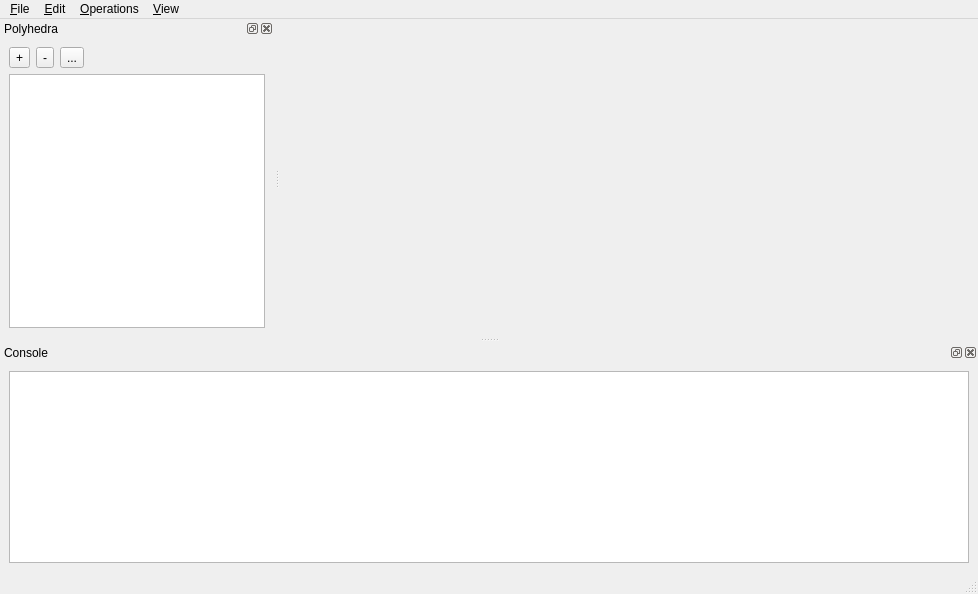
<ui version="4.0">
 <class>MainWindow</class>
 <widget class="QMainWindow" name="MainWindow">
  <property name="geometry">
   <rect>
    <x>0</x>
    <y>0</y>
    <width>978</width>
    <height>594</height>
   </rect>
  </property>
  <property name="windowTitle">
   <string>CGAL Polyhedron demo</string>
  </property>
  <property name="windowIcon">
   <iconset resource="Polyhedron_3.qrc">
    <normaloff>:/cgal/icons/resources/cgal_logo.xpm</normaloff>:/cgal/icons/resources/cgal_logo.xpm</iconset>
  </property>
  <widget class="QWidget" name="centralwidget">
   <layout class="QVBoxLayout" name="verticalLayout_2">
    <item>
     <widget class="Viewer" name="viewer" native="true">
      <property name="sizePolicy">
       <sizepolicy hsizetype="Preferred" vsizetype="Preferred">
        <horstretch>0</horstretch>
        <verstretch>1</verstretch>
       </sizepolicy>
      </property>
     </widget>
    </item>
    <item>
     <widget class="QLabel" name="infoLabel"/>
    </item>
   </layout>
  </widget>
  <widget class="QMenuBar" name="menubar">
   <property name="geometry">
    <rect>
     <x>0</x>
     <y>0</y>
     <width>978</width>
     <height>25</height>
    </rect>
   </property>
   <widget class="QMenu" name="menuFile">
    <property name="title">
     <string>&amp;File</string>
    </property>
    <addaction name="actionLoad"/>
    <addaction name="actionErase"/>
    <addaction name="actionEraseAll"/>
    <addaction name="actionDuplicate"/>
    <addaction name="actionSaveAs"/>
    <addaction name="separator"/>
    <addaction name="actionQuit"/>
   </widget>
   <widget class="QMenu" name="menuEdit">
    <property name="title">
     <string>&amp;Edit</string>
    </property>
    <addaction name="actionShowHide"/>
    <addaction name="actionSetPolyhedronA"/>
    <addaction name="actionSetPolyhedronB"/>
   </widget>
   <widget class="QMenu" name="menuOperations">
    <property name="title">
     <string>&amp;Operations</string>
    </property>
    <widget class="QMenu" name="menuSubdivision">
     <property name="title">
      <string>&amp;Subdivision</string>
     </property>
     <addaction name="actionLoop"/>
     <addaction name="actionCatmullClark"/>
     <addaction name="actionSqrt3"/>
    </widget>
    <widget class="QMenu" name="menu_Boolean_operations">
     <property name="title">
      <string>&amp;Boolean operations</string>
     </property>
     <addaction name="actionToNef"/>
     <addaction name="actionToPoly"/>
     <addaction name="actionUnion"/>
     <addaction name="actionIntersection"/>
     <addaction name="actionDifference"/>
     <addaction name="separator"/>
     <addaction name="actionMinkowskiSum"/>
    </widget>
    <widget class="QMenu" name="menuParameterization">
     <property name="title">
      <string>Parameterization</string>
     </property>
     <addaction name="actionMVC"/>
     <addaction name="actionDCP"/>
    </widget>
    <widget class="QMenu" name="menuPCA">
     <property name="title">
      <string>PCA</string>
     </property>
     <addaction name="actionFitLine"/>
     <addaction name="actionFitPlane"/>
    </widget>
    <addaction name="menuPCA"/>
    <addaction name="actionEstimateCurvature"/>
    <addaction name="actionSelfIntersection"/>
    <addaction name="actionConvexHull"/>
    <addaction name="actionKernel"/>
    <addaction name="menuSubdivision"/>
    <addaction name="actionSimplify"/>
    <addaction name="actionRemeshing"/>
    <addaction name="menu_Boolean_operations"/>
    <addaction name="menuParameterization"/>
    <addaction name="actionInsideOut"/>
   </widget>
   <widget class="QMenu" name="menuView">
    <property name="title">
     <string>&amp;View</string>
    </property>
    <widget class="QMenu" name="menuDockWindows">
     <property name="title">
      <string>Dock windows</string>
     </property>
     <addaction name="dummyAction"/>
    </widget>
    <addaction name="actionAntiAliasing"/>
    <addaction name="actionDraw_two_sides"/>
    <addaction name="menuDockWindows"/>
   </widget>
   <addaction name="menuFile"/>
   <addaction name="menuEdit"/>
   <addaction name="menuOperations"/>
   <addaction name="menuView"/>
  </widget>
  <widget class="QStatusBar" name="statusbar"/>
  <widget class="QDockWidget" name="sceneDockWidget">
   <property name="locale">
    <locale language="English" country="UnitedStates"/>
   </property>
   <property name="windowTitle">
    <string>Polyhedra</string>
   </property>
   <attribute name="dockWidgetArea">
    <number>1</number>
   </attribute>
   <widget class="QWidget" name="dockWidgetContent">
    <layout class="QGridLayout" name="gridLayout_2">
     <item row="0" column="0">
      <layout class="QVBoxLayout" name="verticalLayout">
       <item>
        <layout class="QHBoxLayout" name="horizontalLayout">
         <item>
          <widget class="QToolButton" name="addButton">
           <property name="text">
            <string>+</string>
           </property>
           <property name="icon">
            <iconset resource="Polyhedron_3.qrc">
             <normaloff>:/cgal/icons/plus</normaloff>:/cgal/icons/plus</iconset>
           </property>
          </widget>
         </item>
         <item>
          <widget class="QToolButton" name="removeButton">
           <property name="text">
            <string>-</string>
           </property>
           <property name="icon">
            <iconset resource="Polyhedron_3.qrc">
             <normaloff>:/cgal/icons/minus</normaloff>:/cgal/icons/minus</iconset>
           </property>
          </widget>
         </item>
         <item>
          <widget class="QToolButton" name="duplicateButton">
           <property name="text">
            <string>...</string>
           </property>
           <property name="icon">
            <iconset resource="Polyhedron_3.qrc">
             <normaloff>:/cgal/icons/duplicate</normaloff>:/cgal/icons/duplicate</iconset>
           </property>
          </widget>
         </item>
         <item>
          <spacer name="horizontalSpacer">
           <property name="orientation">
            <enum>Qt::Horizontal</enum>
           </property>
           <property name="sizeHint" stdset="0">
            <size>
             <width>40</width>
             <height>20</height>
            </size>
           </property>
          </spacer>
         </item>
        </layout>
       </item>
       <item>
        <widget class="QTreeView" name="treeView">
         <property name="editTriggers">
          <set>QAbstractItemView::DoubleClicked|QAbstractItemView::EditKeyPressed|QAbstractItemView::SelectedClicked</set>
         </property>
         <property name="alternatingRowColors">
          <bool>true</bool>
         </property>
         <property name="indentation">
          <number>0</number>
         </property>
        </widget>
       </item>
      </layout>
     </item>
    </layout>
   </widget>
  </widget>
  <widget class="QDockWidget" name="consoleDockWidget">
   <property name="allowedAreas">
    <set>Qt::BottomDockWidgetArea|Qt::LeftDockWidgetArea|Qt::TopDockWidgetArea</set>
   </property>
   <property name="windowTitle">
    <string>Console</string>
   </property>
   <attribute name="dockWidgetArea">
    <number>8</number>
   </attribute>
   <widget class="QWidget" name="dockWidgetContents">
    <layout class="QVBoxLayout" name="verticalLayout_3">
     <item>
      <widget class="QTextEdit" name="consoleTextEdit">
       <property name="readOnly">
        <bool>true</bool>
       </property>
      </widget>
     </item>
    </layout>
   </widget>
  </widget>
  <action name="actionQuit">
   <property name="text">
    <string>&amp;Quit</string>
   </property>
   <property name="shortcut">
    <string>Ctrl+Q</string>
   </property>
  </action>
  <action name="actionSimplify">
   <property name="text">
    <string>&amp;Simplification</string>
   </property>
  </action>
  <action name="actionCatmullClark">
   <property name="text">
    <string>&amp;Catmull-Clark</string>
   </property>
  </action>
  <action name="actionKernel">
   <property name="text">
    <string>&amp;Kernel</string>
   </property>
  </action>
  <action name="actionUnion">
   <property name="text">
    <string>&amp;Union</string>
   </property>
   <property name="shortcut">
    <string>Ctrl+O, U</string>
   </property>
  </action>
  <action name="actionIntersection">
   <property name="text">
    <string>&amp;Intersection</string>
   </property>
   <property name="shortcut">
    <string>Ctrl+O, I</string>
   </property>
  </action>
  <action name="actionDifference">
   <property name="text">
    <string>&amp;Difference</string>
   </property>
   <property name="shortcut">
    <string>Ctrl+O, D</string>
   </property>
  </action>
  <action name="actionFitPlane">
   <property name="text">
    <string>Fit &amp;plane</string>
   </property>
  </action>
  <action name="actionFitLine">
   <property name="text">
    <string>Fit &amp;line</string>
   </property>
  </action>
  <action name="actionEstimateCurvature">
   <property name="text">
    <string>&amp;Curvature estimation</string>
   </property>
  </action>
  <action name="actionLoad">
   <property name="icon">
    <iconset resource="Polyhedron_3.qrc">
     <normaloff>:/cgal/icons/plus</normaloff>:/cgal/icons/plus</iconset>
   </property>
   <property name="text">
    <string>&amp;Load...</string>
   </property>
   <property name="shortcut">
    <string>Ctrl+L</string>
   </property>
  </action>
  <action name="actionErase">
   <property name="icon">
    <iconset resource="Polyhedron_3.qrc">
     <normaloff>:/cgal/icons/minus</normaloff>:/cgal/icons/minus</iconset>
   </property>
   <property name="text">
    <string>&amp;Erase</string>
   </property>
   <property name="shortcut">
    <string>Del</string>
   </property>
  </action>
  <action name="actionDuplicate">
   <property name="icon">
    <iconset resource="Polyhedron_3.qrc">
     <normaloff>:/cgal/icons/duplicate</normaloff>:/cgal/icons/duplicate</iconset>
   </property>
   <property name="text">
    <string>&amp;Duplicate</string>
   </property>
   <property name="shortcut">
    <string>Ctrl+D</string>
   </property>
  </action>
  <action name="actionSqrt3">
   <property name="text">
    <string>&amp;Sqrt3</string>
   </property>
  </action>
  <action name="actionAntiAliasing">
   <property name="checkable">
    <bool>true</bool>
   </property>
   <property name="text">
    <string>&amp;Antialiasing</string>
   </property>
  </action>
  <action name="dummyAction">
   <property name="text">
    <string>n/a</string>
   </property>
  </action>
  <action name="actionConvexHull">
   <property name="text">
    <string>&amp;Convex hull</string>
   </property>
  </action>
  <action name="actionEraseAll">
   <property name="text">
    <string>&amp;Erase all</string>
   </property>
  </action>
  <action name="actionOptions">
   <property name="text">
    <string>&amp;Options...</string>
   </property>
  </action>
  <action name="actionLoop">
   <property name="text">
    <string>&amp;Loop</string>
   </property>
  </action>
  <action name="actionSaveAs">
   <property name="text">
    <string>Save &amp;as...</string>
   </property>
  </action>
  <action name="actionSave">
   <property name="text">
    <string>&amp;Save</string>
   </property>
  </action>
  <action name="actionSaveAll">
   <property name="text">
    <string>Save a&amp;ll</string>
   </property>
  </action>
  <action name="actionMergeAll">
   <property name="text">
    <string>Mer&amp;ge all</string>
   </property>
  </action>
  <action name="actionMerge">
   <property name="text">
    <string>&amp;Merge</string>
   </property>
  </action>
  <action name="actionSelfIntersection">
   <property name="text">
    <string>Self-&amp;intersection</string>
   </property>
  </action>
  <action name="actionSelectAll">
   <property name="text">
    <string>Select &amp;all</string>
   </property>
  </action>
  <action name="actionSelectNone">
   <property name="text">
    <string>Select &amp;none</string>
   </property>
  </action>
  <action name="actionSelectInvert">
   <property name="text">
    <string>&amp;Invert selection</string>
   </property>
  </action>
  <action name="actionShowHide">
   <property name="text">
    <string>Show/Hide</string>
   </property>
   <property name="shortcut">
    <string>Ctrl+Space</string>
   </property>
  </action>
  <action name="actionSetPolyhedronA">
   <property name="text">
    <string>Set polyhedron A</string>
   </property>
   <property name="shortcut">
    <string>Ctrl+A</string>
   </property>
  </action>
  <action name="actionSetPolyhedronB">
   <property name="text">
    <string>Set polyhedron B</string>
   </property>
   <property name="shortcut">
    <string>Ctrl+B</string>
   </property>
  </action>
  <action name="actionInsideOut">
   <property name="text">
    <string>&amp;Inside-out</string>
   </property>
  </action>
  <action name="actionRemeshing">
   <property name="text">
    <string>&amp;Remeshing</string>
   </property>
  </action>
  <action name="actionMVC">
   <property name="text">
    <string>Mean &amp;value coordinates</string>
   </property>
  </action>
  <action name="actionDCP">
   <property name="text">
    <string>Discrete &amp;conformal maps</string>
   </property>
  </action>
  <action name="actionExplode">
   <property name="text">
    <string>Explode</string>
   </property>
  </action>
  <action name="actionToNef">
   <property name="text">
    <string>Convert to nef polyhedron</string>
   </property>
  </action>
  <action name="actionToPoly">
   <property name="text">
    <string>Convert to normal polyhedron</string>
   </property>
  </action>
  <action name="actionDraw_two_sides">
   <property name="checkable">
    <bool>true</bool>
   </property>
   <property name="text">
    <string>Draw two sides</string>
   </property>
   <property name="shortcut">
    <string>Ctrl+T</string>
   </property>
  </action>
  <action name="actionMinkowskiSum">
   <property name="text">
    <string>&amp;Minkowski sum</string>
   </property>
   <property name="shortcut">
    <string>Ctrl+O, M</string>
   </property>
  </action>
 </widget>
 <customwidgets>
  <customwidget>
   <class>Viewer</class>
   <extends>QWidget</extends>
   <header>Viewer.h</header>
  </customwidget>
 </customwidgets>
 <resources>
  <include location="Polyhedron_3.qrc"/>
 </resources>
 <connections/>
</ui>
